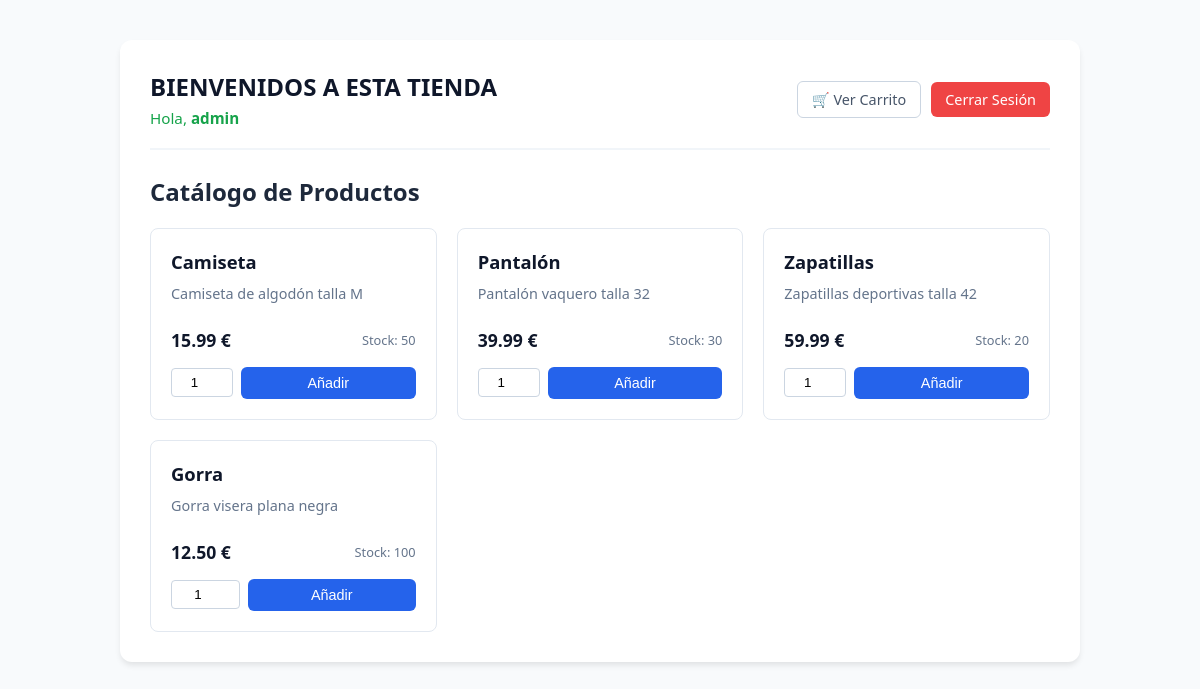
/index.php (signed in), run on the app's committed database.
### tables this page shows
CREATE TABLE IF NOT EXISTS products (
    id INT AUTO_INCREMENT PRIMARY KEY,
    name VARCHAR(150) NOT NULL,
    description TEXT,
    price DECIMAL(10,2) NOT NULL,
    stock INT NOT NULL DEFAULT 0
);

### index.php (called while the page is built, shortened)
<?php
require_once("models/Product.php");
require_once("models/ProductRepository.php");
$products = ProductRepository::getProducts();
require_once("views/mainView.phtml");
?>

### models/ProductRepository.php (called while the page is built, shortened)
<?php
class ProductRepository{
    public static function getProducts(){
        $db=DB::connect();
        $query="SELECT * FROM products";
        $result=$db->query($query);
        $products=[];
        while($product=$result->fetch_assoc()){
            $products[]=new Product($product['id'], $product['name'], $product['description'], $product['price'], $product['stock']);
        }
        return $products;
    }
}

### models/Product.php (called while the page is built, shortened)
<?php
class Product{
    private $name;
    private $description;
    private $price;
    private $stock;
    public function __construct($id, $name, $description, $price, $stock) {
        $this->name = $name;
        $this->description = $description;
        $this->price = $price;
        $this->stock = $stock;
    }
    public function getName() {
        return $this->name;
    }
    public function getDescription() {
        return $this->description;
    }
    public function getPrice() {
        return $this->price;
    }
    public function getStock() {
        return $this->stock;
    }
}

### views/mainView.phtml (the view, shortened to what this page needs)
<!DOCTYPE html>
<html lang="es">
<head>
</head>
<body>
    <div class="container">
        <header>
    <div>
        <h1>BIENVENIDOS A ESTA TIENDA</h1>
        <?php if(isset($_SESSION['username'])): ?>
            <p style="margin: 5px 0 0 0; color: #16a34a; font-size: 0.95rem;">
                Hola, <strong><?= htmlspecialchars($_SESSION['username']) ?></strong>
            </p>
        <?php elseif(isset($_SESSION['user']) && is_object($_SESSION['user']) && method_exists($_SESSION['user'], 'getUsername')): ?>
            <p style="margin: 5px 0 0 0; color: #16a34a; font-size: 0.95rem;">
                Hola, <strong><?= htmlspecialchars($_SESSION['user']->getUsername()) ?></strong>
            </p>
        <?php endif; ?>
    </div>
    <div class="user-nav">
        <a href="index.php?cart=1" class="btn btn-outline">🛒 Ver Carrito</a>
        <?php if(isset($_SESSION['user']) || isset($_SESSION['username'])): ?>
            <a href="index.php?logout=1" class="btn" style="background-color: #ef4444;">Cerrar Sesión</a>
        <?php else: ?>
            <a href="index.php?login=1" class="btn">Iniciar Sesión</a>
            <a href="index.php?register=1" class="btn btn-outline">Registrarse</a>
        <?php endif; ?>
    </div>
</header>
        <h2>Catálogo de Productos</h2>
        <div class="products-grid">
            <?php if(!empty($products)): ?>
                <?php foreach($products as $product): ?>
                    <div class="product-card">
                        <div>
                            <h3><?= htmlspecialchars($product->getName()) ?></h3>
                            <p><?= htmlspecialchars($product->getDescription()) ?></p>
                        </div>
                        <div>
                            <div class="product-footer">
                                <span class="price"><?= number_format($product->getPrice(), 2) ?> €</span>
                                <span class="stock">Stock: <?= $product->getStock() ?></span>
                            </div>
                            <form action="index.php?c=cart" method="POST" class="add-form">
                                <input type="number" name="quantity" value="1" min="1" max="<?= $product->getStock() ?>">
                                <button type="submit" name="addcart" class="btn" style="width: 100%;">Añadir</button>
                            </form>
                        </div>
                    </div>
                <?php endforeach; ?>
            <?php else: ?>
                <p>No hay productos disponibles en este momento.</p>
            <?php endif; ?>
        </div>
    </div>
</body>
</html>

### views/mainView.phtml (style rules this page uses)
body { font-family: system-ui, -apple-system, sans-serif; background-color: #f8fafc; color: #1e293b; margin: 0; padding: 40px 20px; }
.container { max-width: 900px; margin: 0 auto; background: #ffffff; padding: 30px; border-radius: 12px; box-shadow: 0 4px 6px -1px rgb(0 0 0 / 0.1); }
header { display: flex; justify-content: space-between; align-items: center; border-bottom: 2px solid #f1f5f9; padding-bottom: 20px; margin-bottom: 25px; }
h1 { margin: 0; font-size: 1.5rem; color: #0f172a; }
.user-nav { display: flex; align-items: center; gap: 10px; }
.btn { background-color: #2563eb; color: white; padding: 8px 14px; border: none; border-radius: 6px; cursor: pointer; text-decoration: none; font-size: 0.9rem; transition: background-color 0.2s; }
.btn-outline { background-color: transparent; border: 1px solid #cbd5e1; color: #475569; }
.products-grid { display: grid; grid-template-columns: repeat(auto-fill, minmax(260px, 1fr)); gap: 20px; }
.product-card { border: 1px solid #e2e8f0; border-radius: 8px; padding: 20px; background: #ffffff; display: flex; flex-direction: column; justify-content: space-between; }
.product-card h3 { margin: 0 0 10px 0; font-size: 1.15rem; color: #0f172a; }
.product-card p { color: #64748b; font-size: 0.9rem; margin: 0 0 15px 0; }
.product-footer { display: flex; justify-content: space-between; align-items: center; margin-top: 10px; }
.price { font-weight: bold; font-size: 1.1rem; color: #0f172a; }
.stock { font-size: 0.8rem; color: #64748b; }
.add-form { display: flex; gap: 8px; align-items: center; margin-top: 15px; }
.add-form input[type="number"] { width: 55px; padding: 6px; border: 1px solid #cbd5e1; border-radius: 4px; text-align: center; }

### data on the page
products: name "Camiseta", description "Camiseta de algodón talla M", price "15.99", stock "50"
products: name "Pantalón", description "Pantalón vaquero talla 32", price "39.99", stock "30"
products: name "Zapatillas", description "Zapatillas deportivas talla 42", price "59.99", stock "20"
products: name "Gorra", description "Gorra visera plana negra", price "12.50", stock "100"

### other printed values
$_SESSION['username'] "admin"
